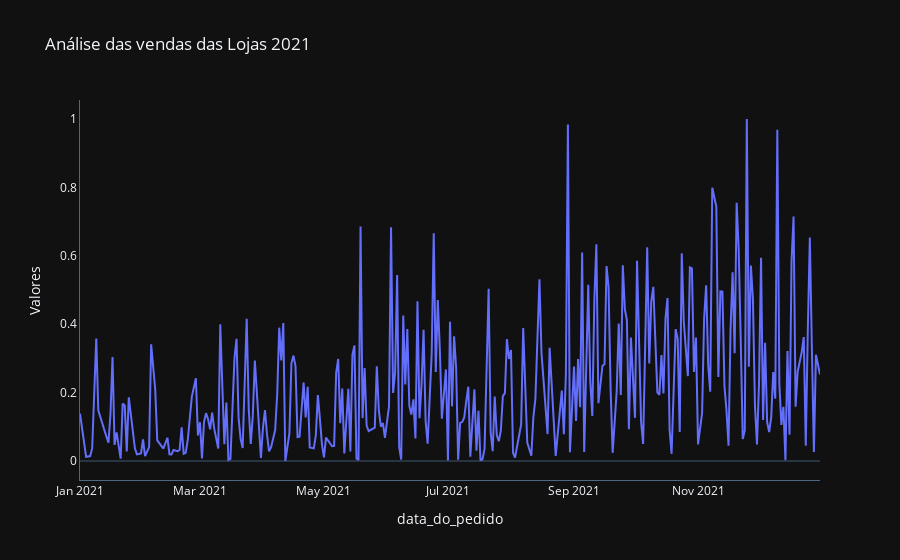
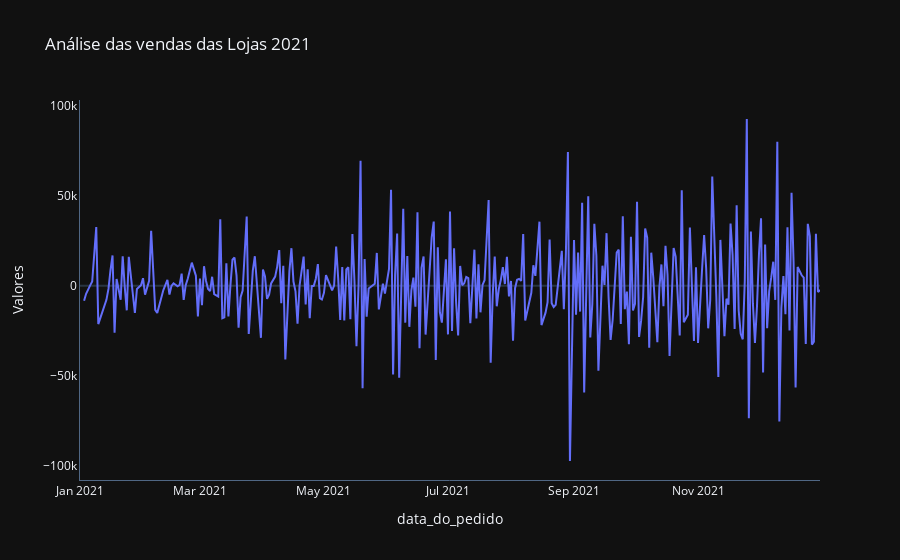
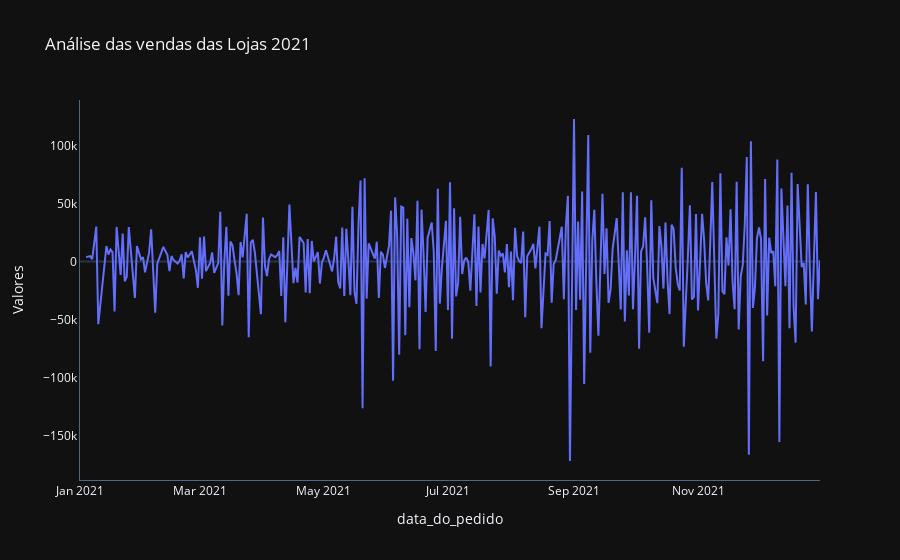

Source (notebook cell) for these figures, in order:
### Code cell
def plot_comparacao(x, y1, y2, y3, dataset, titulo):
    fig1 = go.Figure()
    fig2 = go.Figure()
    fig3 = go.Figure()

    fig1.add_trace(go.Scatter(x=dataset[x], y=dataset[y1], mode='lines', name=y1))
    fig1.update_layout(
        title=titulo,
        xaxis_title=x,
        yaxis_title="Valores",
        xaxis=dict(showline=True, showgrid=False),
        yaxis=dict(showline=True, showgrid=False),
        template="plotly_dark", 
        legend=dict(font=dict(family="Arial", size=12, color="white")),
        hovermode="x",  
    )

   
    fig2.add_trace(go.Scatter(x=dataset[x], y=dataset[y2], mode='lines', name=y2))
    fig2.update_layout(
        title=titulo,
        xaxis_title=x,
        yaxis_title="Valores",
        xaxis=dict(showline=True, showgrid=False),
        yaxis=dict(showline=True, showgrid=False),
        template="plotly_dark",
        legend=dict(font=dict(family="Arial", size=12, color="white")),
        hovermode="x",
    )

    
    fig3.add_trace(go.Scatter(x=dataset[x], y=dataset[y3], mode='lines', name=y3))
    fig3.update_layout(
        title=titulo,
        xaxis_title=x,
        yaxis_title="Valores",
        xaxis=dict(showline=True, showgrid=False),
        yaxis=dict(showline=True, showgrid=False),
        template="plotly_dark",
        legend=dict(font=dict(family="Arial", size=12, color="white")),
        hovermode="x",
    )

    fig1.show()
    fig2.show()
    fig3.show()


plot_comparacao('data_do_pedido', 'vendas', 'aumento', 'aceleracao',
                vendas, 'Análise das vendas das Lojas 2021')

### Figure 1 — Plotly figure (JSON) as saved in the notebook; plotly's stock layout.template omitted (floating-point values rounded to 4 significant figures; data arrays with more than 128 entries replaced by an {"elided": "..."} marker saying what was removed)
{"data": [{"mode": "lines", "name": "vendas", "type": "scatter", "x": {"elided": "317 str values"}, "y": {"elided": "317 float values"}}], "layout": {"hovermode": "x", "legend": {"font": {"color": "white", "family": "Arial", "size": 12}}, "title": {"text": "Análise das vendas das Lojas 2021"}, "xaxis": {"showgrid": false, "showline": true, "title": {"text": "data_do_pedido"}}, "yaxis": {"showgrid": false, "showline": true, "title": {"text": "Valores"}}}}

### Figure 2 — Plotly figure (JSON) as saved in the notebook; plotly's stock layout.template omitted (floating-point values rounded to 4 significant figures; data arrays with more than 128 entries replaced by an {"elided": "..."} marker saying what was removed)
{"data": [{"mode": "lines", "name": "aumento", "type": "scatter", "x": {"elided": "317 str values"}, "y": {"elided": "317 float values"}}], "layout": {"hovermode": "x", "legend": {"font": {"color": "white", "family": "Arial", "size": 12}}, "title": {"text": "Análise das vendas das Lojas 2021"}, "xaxis": {"showgrid": false, "showline": true, "title": {"text": "data_do_pedido"}}, "yaxis": {"showgrid": false, "showline": true, "title": {"text": "Valores"}}}}

### Figure 3 — Plotly figure (JSON) as saved in the notebook; plotly's stock layout.template omitted (floating-point values rounded to 4 significant figures; data arrays with more than 128 entries replaced by an {"elided": "..."} marker saying what was removed)
{"data": [{"mode": "lines", "name": "aceleracao", "type": "scatter", "x": {"elided": "317 str values"}, "y": {"elided": "317 float values"}}], "layout": {"hovermode": "x", "legend": {"font": {"color": "white", "family": "Arial", "size": 12}}, "title": {"text": "Análise das vendas das Lojas 2021"}, "xaxis": {"showgrid": false, "showline": true, "title": {"text": "data_do_pedido"}}, "yaxis": {"showgrid": false, "showline": true, "title": {"text": "Valores"}}}}
